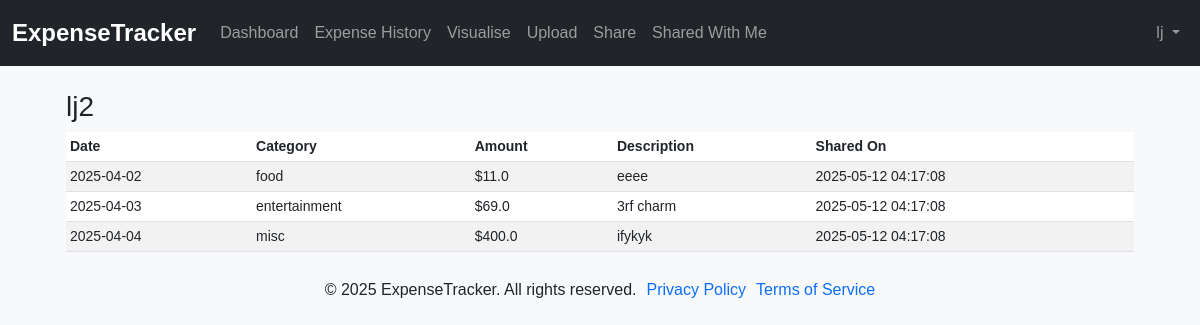
The page /shared-with-me (signed in) on the database its author committed.
### ExpenseTracker/models.py (models this page shows, shortened)
class User(db.Model, UserMixin):
    id = db.Column(db.Integer, primary_key=True)
    username = db.Column(db.String(20), unique=True, nullable=False)
    email = db.Column(db.String(120), unique=True, nullable=False)
    password = db.Column(db.String(60), nullable=False)
    primary_saving_goal = db.Column(db.String(120), nullable=True)
    expenses = db.relationship('Expense', backref='owner', lazy=True)

class Expense(db.Model):
    id = db.Column(db.Integer, primary_key=True)
    amount = db.Column(db.Float, nullable=False)
    category = db.Column(db.String(50), nullable=False)
    date = db.Column(db.DateTime, nullable=False, default=lambda: datetime.now(timezone.utc))
    description = db.Column(db.String(200), nullable=True)
    user_id = db.Column(db.Integer, db.ForeignKey('user.id'), nullable=False)

class SharedExpense(db.Model):
    id = db.Column(db.Integer, primary_key=True)
    sender_id = db.Column(db.Integer, db.ForeignKey('user.id'), nullable=False)
    recipient_id = db.Column(db.Integer, db.ForeignKey('user.id'), nullable=False)
    start_date = db.Column(db.DateTime, nullable=False)
    end_date = db.Column(db.DateTime, nullable=False)
    created_at = db.Column(db.DateTime, nullable=False, default=lambda: datetime.now(timezone.utc))

### ExpenseTracker/routes.py (the view)
@app.route("/shared-with-me", methods=['GET'])
@login_required
def shared_with_me():
    shared_expenses = SharedExpense.query.filter_by(recipient_id=current_user.id).all()
    formatted_expenses = []
    for shared_expense in shared_expenses:
        sender_username = User.query.get(shared_expense.sender_id).username
        expenses = Expense.query.filter(Expense.user_id == shared_expense.sender_id,
                                        Expense.date >= shared_expense.start_date,
                                        Expense.date <= shared_expense.end_date).all()
        formatted_expenses.append({"username": sender_username, "expenses": expenses, "created_at": shared_expense.created_at})
    return render_template("shared-with-me.html", shared_expenses=formatted_expenses)

### ExpenseTracker/models.py (called while the page is built)
@login_manager.user_loader
def load_user(user_id):
    return User.query.get(int(user_id))

### ExpenseTracker/templates/shared-with-me.html
{% extends "base.html" %}
{% block content %}
<main class="col-md-12 ms-sm-auto col-lg-12 px-md-4">
    {% for expense_data in shared_expenses %}
        <h3>{{ expense_data["username"] }}</h3>
        <div class="table-responsive small">
            <table class="table table-striped table-sm">
                <thead>
                  <tr>
                    <th scope="col">Date</th>
                    <th scope="col">Category</th>
                    <th scope="col">Amount</th>
                    <th scope="col">Description</th>
                    <th scope="col">Shared On</th>
                  </tr>
                </thead>
                <tbody>
                    {% for expense in expense_data["expenses"] %}
                        <tr>
                          <td>{{ expense.date.strftime('%Y-%m-%d') }}</td>
                          <td>{{ expense.category }}</td>
                          <td>${{ expense.amount }}</td>
                          <td>{{ expense.description }}</td>
                          <td>{{ expense_data["created_at"].strftime('%Y-%m-%d %H:%M:%S') }}</td>
                        </tr>
                    {% endfor %}
                </tbody>
              </table>
        </div>
    {% endfor %}
</main>
{% endblock %}

### ExpenseTracker/templates/base.html (shortened to what this page needs)
<!DOCTYPE html>
<html lang="en">
<head>
  <link href="https://cdn.jsdelivr.net/npm/bootstrap@5.3.0/dist/css/bootstrap.min.css" rel="stylesheet">
  <link href="https://cdnjs.cloudflare.com/ajax/libs/font-awesome/6.0.0-beta3/css/all.min.css" rel="stylesheet">
  <link rel="stylesheet" href="{{ url_for('static', filename='styles.css') }}">
  <link rel="stylesheet" href="{{ url_for('static', filename='login.css') }}">
  <link rel="stylesheet" href="{{ url_for('static', filename='register.css') }}">
  <link rel="stylesheet" href="{{ url_for('static', filename='forgot-password.css') }}">
  <link rel="stylesheet" href="{{ url_for('static', filename='reset-password.css') }}">
  <link rel="stylesheet" href="{{ url_for('static', filename='dashboard.css') }}">
</head>
<body>
  <nav class="navbar navbar-expand-lg navbar-dark bg-dark mb-4">
    <div class="container-fluid">
      <a class="navbar-brand" href="/">ExpenseTracker</a>
      {% if current_user.is_authenticated %}
      <div class="collapse navbar-collapse justify-content-between" id="navbarSupportedContent">
        <ul class="navbar-nav mr-auto">
          <li class="nav-item active">
            <a class="nav-link" href="{{ url_for('dashboard') }}">Dashboard</a>
          </li>
          <li class="nav-item">
            <a class="nav-link" href="{{ url_for('expense_history') }}">Expense History</a>
          </li>
          <li class="nav-item">
            <a class="nav-link" href="{{ url_for('visualise') }}">Visualise</a>
          </li>
          <li class="nav-item">
            <a class="nav-link" href="{{ url_for('upload') }}">Upload</a>
          </li>
          <li class="nav-item">
            <a class="nav-link" href="{{ url_for('share') }}">Share</a>
          </li>
          <li class="nav-item">
            <a class="nav-link" href="{{ url_for('shared_with_me') }}">Shared With Me</a>
          </li>
        </ul>
        <ul class="nav navbar-nav navbar-right">
          <li class="nav-item dropdown">
            <a class="nav-link dropdown-toggle" href="#" id="navbarDarkDropdownMenuLink" role="button" data-bs-toggle="dropdown" aria-expanded="false">
              {{ current_user.username }}
            </a>
          </li>
        </ul>
      </div>
      {% else %}
      <div>
        <a href="/login" class="btn btn-outline-light me-2">Login</a>
      </div>
      {% endif %}
    </div>
  </nav>
  <div class="toast-container position-fixed p-3">
  </div>
  <div class="container">
    {% block content %}{% endblock %}
  </div>
  <footer class="footer">
    <p>&copy; 2025 ExpenseTracker. All rights reserved.</p>
    <p><a href="{{ url_for('privacy_policy') }}">Privacy Policy</a></p>
    <p><a href="{{ url_for('terms_of_service') }}">Terms of Service</a></p>
  </footer>
</body>
</html>

### ExpenseTracker/static/styles.css (style rules this page uses)
body { font-family: Arial, sans-serif; margin: 0; padding: 0; background-color: #f8f9fa; }
.container { margin-top: 20px; }
.navbar { background-color: #343a40; }
.navbar-brand { font-weight: bold; font-size: 1.5rem; }
ul { list-style-position: inside; padding-left: 0; }
li { margin: 5px 0; }
.footer { display: flex; justify-content: center; align-items: center; text-align: center; padding: 10px 0; gap: 10px; }
.footer a { text-decoration: none; }
.toast-container { width: 100%; left: 50%; transform: translateX(-50%); display: flex; justify-content: center; }

### rows shown on the page
User: username "lj"
User: username "lj2"
Expense: date "2025-04-02", category "food", amount "11.0", description "eeee"
SharedExpense: created_at "2025-05-12 04:17:08"
Expense: date "2025-04-03", category "entertainment", amount "69.0", description "3rf charm"
Expense: date "2025-04-04", category "misc", amount "400.0", description "ifykyk"
